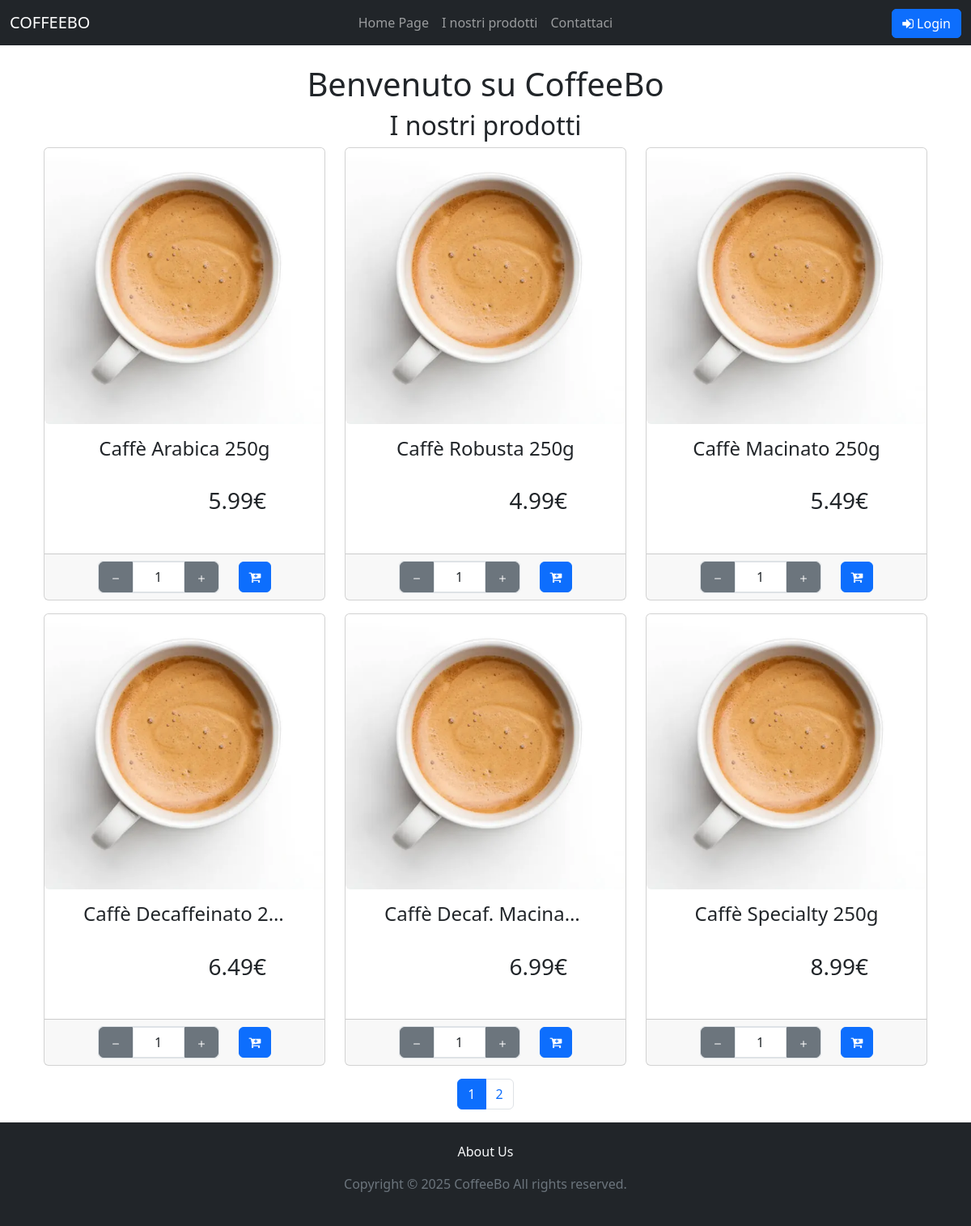
The page / on the database its author committed.
### tables this page shows
CREATE TABLE
    `Product` (
        `product_id` int (11) NOT NULL,
        `seller_id` int (11) NOT NULL,
        `SKU` varchar(100) NOT NULL,
        `product_name` varchar(50) NOT NULL,
        `product_description` text NOT NULL,
        `price` decimal(10, 2) NOT NULL,
        `stock` int (11) NOT NULL,
        `category_id` int (11) NOT NULL,
        `image` varchar(255) DEFAULT NULL,
        `available` tinyint (1) DEFAULT 1
    );

### index.php (called while the page is built, shortened)
<?php
require_once("bootstrap.php");
require("template/base.php");
?>

### utils/functions.php (called while the page is built, shortened)
<?php
function isUserLoggedIn()
{
    return $_SESSION['auth']['success'] ?? false;
}
function isUserSeller()
{
    return array_key_exists('seller', $_SESSION);
}

### bootstrap.php (called while the page is built, shortened)
<?php
require_once("utils/functions.php");
require_once("db/databaseHelper.php");
$servername = "localhost";
$db_username = "db_user";
$db_password = "1234";
$dbname = "CaffeBoDB";
$dbport = 3306;
$dbh = new DatabaseHelper($servername, $db_username, $db_password, $dbname, $dbport);
?>

### db/databaseHelper.php (called while the page is built, shortened)
<?php
class DatabaseHelper
{
    private $db;
    public function __construct($servername, $username, $password, $dbname, $port)
    {
        $this->db = new mysqli($servername, $username, $password, $dbname, $port);
        $this->db->set_charset("utf8mb4");
    }
    public function getAllProducts()
    {
        $query = "SELECT * FROM `Product`";
        $stmt = $this->db->prepare($query);
        $stmt->execute();
        $result = $stmt->get_result();
        return $result->fetch_all(MYSQLI_ASSOC);
    }
}

### template/products.php (the view, shortened to what this page needs)
<section>
    <?php
    require_once('bootstrap.php');
    $products = isUserSeller() ? $dbh->getProductsBySeller($_SESSION['seller']['user_id']) : $dbh->getAllProducts();
    $totalProducts = count($products);
    ?>
    <h2 class="text-center"><?php echo isUserSeller() ? "Prodotti disponibili: $totalProducts" : "I nostri prodotti"  ?> </h2>
    <div class="container">
        <div class="row">
            <?php
            $totalProducts = count($products);
            $productsPerPage = 6;
            $totalPages = ceil($totalProducts / $productsPerPage);
            $currentPage = isset($_GET['pageNumber']) ? (int)$_GET['pageNumber'] : 1;
            $startIndex = ($currentPage - 1) * $productsPerPage;
            $currentProducts = array_slice($products, $startIndex, $productsPerPage);
            foreach ($currentProducts as $product): ?>
                <div class="col-sm-6 col-md-4">
                    <div class="card mb-3 hover-darken">
                        <a data-bs-toggle="modal"
                            data-bs-target="#productModal"
                            data-product-id="<?php echo $product['product_id']; ?>"
                            data-name="<?php echo htmlspecialchars($product['product_name']); ?>"
                            data-price="<?php echo $product['price']; ?>"
                            data-image="<?php echo $product['image']; ?>"
                            data-description="<?php echo htmlspecialchars($product['product_description'] ?? ''); ?>"
                            data-max="<?php echo $product['stock']; ?>">
                            <img src="<?php echo $product['image'] ?>" class="card-img-top rounded" alt="<?php echo $product['product_name'] ?>">
                        </a>
                        <div class="container d-flex flex-column m-0 p-0">
                            <div class="col-12">
                                <div class="card-body d-flex flex-column pt-3 p-5" style="min-height: 10em">
                                    <a
                                        class="h4 card-title btn-link text-decoration-none text-truncate d-block text-center"
                                        style="white-space: nowrap; overflow: hidden; text-overflow: ellipsis;"
                                        data-bs-toggle="modal"
                                        data-bs-target="#productModal"
                                        data-product-id="<?php echo $product['product_id']; ?>"
                                        data-name="<?php echo htmlspecialchars($product['product_name']); ?>"
                                        data-price="<?php echo $product['price']; ?>"
                                        data-image="<?php echo $product['image']; ?>"
                                        data-description="<?php echo htmlspecialchars($product['product_description'] ?? ''); ?>"
                                        data-max="<?php echo $product['stock']; ?>">
                                        <?php echo $product['product_name']; ?>
                                    </a>
                                    <div class="mt-auto">
                                        <p class="card-text h3 text-end me-4"><?php echo $product['price']; ?>€</p>
                                    </div>
                                </div>
                            </div>
                            <div class="card-footer ">
                                <div class="container d-flex justify-content-center">
                                    <div class="d-flex align-items-center justify-content-between gap-3">
                                        <?php if (!isUserSeller()) : ?>
                                            <div class="d-flex align-items-center border border-1 rounded ms-2 me-2">
                                                <button type="button" class="quantity-left-minus btn btn-secondary btn-number rounded rounded-0 rounded-start" data-type="minus" data-field="">
                                                    <svg xmlns="http://www.w3.org/2000/svg" width="16" height="16" fill="currentColor" class="bi bi-dash" viewBox="0 0 16 16" style="pointer-events: none;">
                                                        <path d="M4 8a.5.5 0 0 1 .5-.5h7a.5.5 0 0 1 0 1h-7A.5.5 0 0 1 4 8"></path>
                                                    </svg>
                                                </button>
                                                <input type="number" id="quantity-<?php echo $product['product_id']; ?>" name="quantity" class="form-control text-center rounded rounded-0 w-auto" value="1" min="1" max="<?php echo $product['stock']; ?>" style="max-width: 4em !important;">
                                                <button type="button" class="quantity-right-plus btn btn-secondary btn-number rounded rounded-0 rounded-end" data-type="plus" data-field="">
                                                    <svg xmlns="http://www.w3.org/2000/svg" width="16" height="16" fill="currentColor" class="bi bi-plus" viewBox="0 0 16 16" style="pointer-events: none;">
                                                        <path d="M8 4a.5.5 0 0 1 .5.5v3h3a.5.5 0 0 1 0 1h-3v3a.5.5 0 0 1-1 0v-3h-3a.5.5 0 0 1 0-1h3v-3A.5.5 0 0 1 8 4"></path>
                                                    </svg>
                                                </button>
                                            </div>
                                            <?php if (!isUserLoggedIn()): ?>
                                                <a href="#" class="btn btn-primary float-end w-25 me-2" style="text-decoration: none" data-bs-toggle="modal" data-bs-target="#loginModal"><em class="fa fa-cart-plus"></em></a>
                                            <?php endif; ?>
                                        <?php endif; ?>
                                    </div>
                                </div>
                            </div>
                        </div>
                    </div>
                </div>
            <?php endforeach; ?>
            <nav aria-label="Page navigation">
                <ul class="pagination justify-content-center">
                    <?php for ($page = 1; $page <= $totalPages; $page++): ?>
                        <li class="page-item <?php if ($page == $currentPage) echo 'active'; ?>">
                            <?php
                            $queryParams = $_GET;
                            $queryParams['pageNumber'] = $page;
                            $newQueryString = http_build_query($queryParams);
                            ?>
                            <a class="page-link" href="?<?php echo $newQueryString; ?>" data-page="<?php echo $page; ?>"><?php echo $page; ?></a>
                        </li>
                    <?php endfor; ?>
                </ul>
            </nav>
        </div>
    </div>
</section>

### rows shown on the page
product: image (picture), product_name "Caffè Arabica 250g", price "5.99", quantity "1"
product: image (picture), product_name "Caffè Robusta 250g", price "4.99"
product: image (picture), product_name "Caffè Macinato 250g", price "5.49"
product: image (picture), product_name "Caffè Decaffeinato 2…", price "6.49"
product: image (picture), product_name "Caffè Decaf. Macina…", price "6.99"
product: image (picture), product_name "Caffè Specialty 250g", price "8.99"
